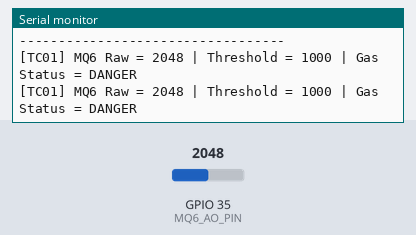
A sketch run on a simulated ESP32. Parts: the last lines printed to the serial monitor. Inputs (shaded band) come from the test bench; at power-on: GPIO 35 (MQ6_AO_PIN) = 2048 (analog values on the 0–4095 scale).

Above: at 2.2 s.
2.3 s: GPIO 35 (MQ6_AO_PIN) set to 1039
At 3.6 s:
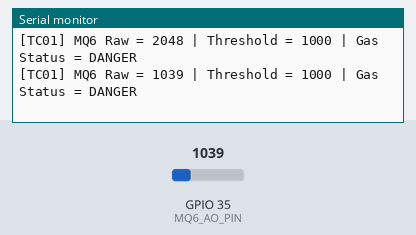
3.8 s: GPIO 35 (MQ6_AO_PIN) set to 946
At 4.7 s:
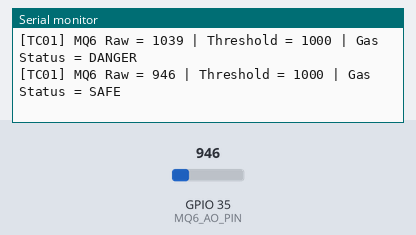

Measured:
- the behaviour switches between 1000 and 999 on GPIO 35 (MQ6_AO_PIN) (found by bisection; images 1 and 2)
- after the input at 2.3 s, the serial monitor: prints a new line after 0.73 s (image 1)
- after the input at 3.8 s, the serial monitor: prints a new line after 0.23 s (image 2)

The sketch:

TC01_Test_MQ6.ino
```cpp
// =====================================================
// TC01 - TEST MQ6 GAS SENSOR
// Target: MQ6 AO pin -> GPIO35 ESP32
// =====================================================

// ================= MQ6 =================
#define MQ6_AO_PIN 35

// Nguong canh bao gas
// Theo code project goc, nguong dang dung la 1000
int GAS_THRESHOLD = 1000;

// Bien luu gia tri doc tu MQ6
int mq6Raw = 0;

// Bien trang thai gas
// false = SAFE
// true  = DANGER
bool gasDanger = false;

// =====================================================
// HAM DOC MQ6
// Day la ham lay tu project goc
// =====================================================
void readMQ6() {
  mq6Raw = analogRead(MQ6_AO_PIN);
  gasDanger = (mq6Raw >= GAS_THRESHOLD);
}

// =====================================================
// SETUP
// =====================================================
void setup() {
  Serial.begin(115200);
  delay(1000);

  Serial.println("==================================");
  Serial.println("TC01 - TEST MQ6 GAS SENSOR");
  Serial.println("==================================");

  // Cau hinh ADC ESP32
  analogReadResolution(12);                    // ADC 12-bit, gia tri 0 -> 4095
  analogSetPinAttenuation(MQ6_AO_PIN, ADC_11db); // Cho phep doc dai dien ap rong hon

  Serial.print("MQ6 AO Pin: GPIO");
  Serial.println(MQ6_AO_PIN);

  Serial.print("Gas Threshold: ");
  Serial.println(GAS_THRESHOLD);

  Serial.println("----------------------------------");
  Serial.println("Expected:");
  Serial.println("mq6Raw < threshold  => SAFE");
  Serial.println("mq6Raw >= threshold => DANGER");
  Serial.println("----------------------------------");
}

// =====================================================
// LOOP
// =====================================================
void loop() {
  // Goi ham test MQ6
  readMQ6();

  // In ket qua testcase
  Serial.print("[TC01] MQ6 Raw = ");
  Serial.print(mq6Raw);

  Serial.print(" | Threshold = ");
  Serial.print(GAS_THRESHOLD);

  Serial.print(" | Gas Status = ");
  if (gasDanger) {
    Serial.println("DANGER");
  } else {
    Serial.println("SAFE");
  }

  delay(1000);
}
```
